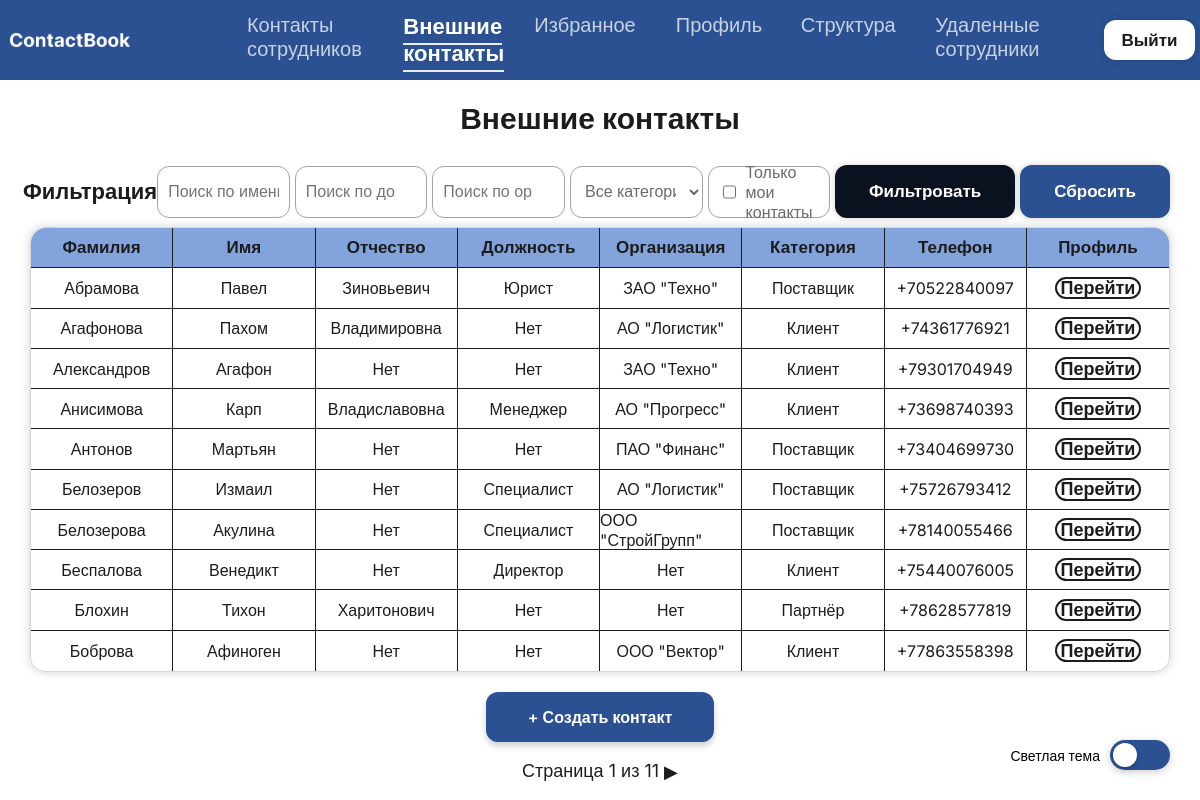
Screenshot of /contacts/ (signed in) with the database file from the repository.
### ContactBook/models.py (models this page shows, shortened)
class Contact(models.Model):
    last_name = models.CharField(max_length=50, verbose_name='Фамилия')
    first_name = models.CharField(max_length=50, verbose_name='Имя')
    middle_name = models.CharField(max_length=50, blank=True, null=True, verbose_name='Отчество')
    phone = models.CharField(max_length=20, unique=True, verbose_name='Телефон')
    email = models.CharField(max_length=150, unique=True, blank=True, null=True, verbose_name='Почта')
    organization = models.CharField(max_length=100, blank=True, null=True, verbose_name='Организация')
    position = models.CharField(max_length=100, blank=True, null=True, verbose_name='Должность')
    category = models.CharField(max_length=20, choices=[('client', 'Клиент'), ('partner', 'Партнёр'), ('supplier', 'Поставщик'), ('other', 'Другое')], default='client', verbose_name='Категория')
    owner = models.ForeignKey(User, on_delete=models.CASCADE, verbose_name='Ответственный')
    class Meta:
        verbose_name = 'Внешний контакт'
        verbose_name_plural = 'Внешние контакты'
        ordering = ['last_name', 'first_name']

### ContactBook/views.py (the view, shortened to what this page needs)
# urls.py: path('contacts/', views.contact_list, name='contact_list'),
@login_required
def contact_list(request):
    is_admin_user = is_admin(request.user)
    qs = Contact.objects.all()
    mine_only = request.GET.get('mine_only') == 'on'
    if mine_only:
        qs = qs.filter(owner=request.user)
    owner_id = request.GET.get('owner_id')
    if owner_id and owner_id.isdigit():
        qs = qs.filter(owner_id=owner_id)
    search = request.GET.get('search', '').strip()
    position = request.GET.get('position', '').strip()
    org = request.GET.get('organization', '').strip()
    category = request.GET.get('category', '').strip()
    if position:
        qs = qs.filter(position__iregex=rf'{re.escape(position)}')
    if org:
        qs = qs.filter(organization__iregex=rf'{re.escape(org)}')
    if category:
        qs = qs.filter(category=category)
    qs = qs.order_by('last_name')
    paginator = Paginator(qs, 10)
    page_obj = paginator.get_page(request.GET.get('page'))
    owner_name = None
    organizations = Contact.objects.exclude(
        organization__isnull=True
    ).exclude(
        organization=''
    ).values_list('organization', flat=True).distinct().order_by('organization')
    positions = Contact.objects.exclude(
        position__isnull = True
    ).exclude(
        position=''
    ).values_list('position', flat=True).distinct().order_by('position')
    return render(request, 'contactbook/contact_list.html', {
        'page_obj': page_obj,
        'search': search,
        'position': position,
        'organization': org,
        'category': category,
        'mine_only': mine_only,
        'categories': [('client', 'Клиент'), ('partner', 'Партнёр'), ('supplier', 'Поставщик'), ('other', 'Другое')],
        'is_admin': is_admin_user,
        'organizations': organizations,
        'positions': positions,
        'owner_id': owner_id,
        'owner_name': owner_name,
    })

### ContactBook/views.py (called while the page is built)
def is_admin(user):
    return user.is_authenticated and hasattr(user, 'employee_profile') and user.employee_profile.role == 'admin'

### ContactBook/templates/contactbook/contact_list.html (shortened to what this page needs)
{% extends "base.html" %}
{% block content %}
<h1>Внешние контакты</h1>
<div class="filter" id="filterBlock">
    <div class="zagolovok"><p>Фильтрация</p></div>
    <form method="get" class="elements-contact">
        <input type="text" name="search" value="{{ search }}" placeholder="Поиск по имени/фамилии">
        <input type="text" name="position" value="{{ position }}" placeholder="Поиск по должности" list="pos-list">
        <input type="text" name="organization" value="{{ organization }}" placeholder="Поиск по организации" list="org-list">
        <select name="category">
            <option value="">Все категории</option>
        </select>
        {% if not owner_id %}
        <label for="mine_only" class="mine-toggle">
            <input type="checkbox" name="mine_only" value="on" {% if mine_only %}checked{% endif %}>
            <p>Только мои контакты</p>
        </label>
        {% endif %}
        <button type="submit" class="btn btn-primary">Фильтровать</button>
        <a href="{% url 'contactbook:contact_list' %}{% if owner_id %}?owner_id={{ owner_id }}{% endif %}" class="btn btn-secondary">Сбросить</a>
    </form>
</div>
<div class="list">
    <table>
        <thead>
            <tr>
                <th>Фамилия</th>
                <th>Имя</th>
                <th>Отчество</th>
                <th>Должность</th>
                <th>Организация</th>
                <th>Категория</th>
                <th>Телефон</th>
                <th class="last-column">Профиль</th>
            </tr>
        </thead>
        <tbody>
            {% for contact in page_obj %}
            <tr>
                <td>{{ contact.last_name }}</td>
                <td>{{ contact.first_name }}</td>
                <td>{{ contact.middle_name|default:"Нет" }}</td>
                <td>{{ contact.position|default:"Нет" }}</td>
                <td>{{ contact.organization|default:"Нет" }}</td>
                <td>{{ contact.get_category_display|default:"Нет" }}</td>
                <td>{{ contact.phone }}</td>
                <td class="last-column"><a href="{% url 'contactbook:contact_detail' contact.pk %}">Перейти</a></td>
            </tr>
            {% empty %}
            <tr class="none"><td colspan="8" id="contact-none">Контакты не найдены</td></tr>
            {% endfor %}
        </tbody>
    </table>
</div>
<div class="create-contact">
    <button type="button" id="add-contact-btn" class="btn back-link">+ Создать контакт</button>
</div>
<div class="pagination">
    <p>Страница {{ page_obj.number }} из {{ page_obj.paginator.num_pages }}</p>
    {% if page_obj.has_next %}
        <a href="?page={{ page_obj.next_page_number }}&search={{ search|urlencode }}&position={{ position|urlencode }}&organization={{ organization|urlencode }}&category={{ category }}&mine_only={% if mine_only %}on{% endif %}">▶</a>
    {% endif %}
</div>
{% endblock %}

### ContactBook/static/css/responsive.css (style rules this page uses)
*, *::before, *::after { box-sizing: border-box; }
html, body { overflow-x: hidden; width: 100%; max-width: 100vw; margin: 0; padding: 0; }

### rows the page displays
Contact: last_name "Абрамова", first_name "Павел", middle_name "Зиновьевич", position "Юрист", organization "ЗАО \"Техно\"", category "Поставщик", phone "+70522840097"
Contact: last_name "Агафонова", first_name "Пахом", middle_name "Владимировна", position "Нет", organization "АО \"Логистик\"", category "Клиент", phone "+74361776921"
Contact: last_name "Александров", first_name "Агафон", middle_name "Нет", position "Нет", organization "ЗАО \"Техно\"", category "Клиент", phone "+79301704949"
Contact: last_name "Анисимова", first_name "Карп", middle_name "Владиславовна", position "Менеджер", organization "АО \"Прогресс\"", category "Клиент", phone "+73698740393"
Contact: last_name "Антонов", first_name "Мартьян", middle_name "Нет", position "Нет", organization "ПАО \"Финанс\"", category "Поставщик", phone "+73404699730"
Contact: last_name "Белозеров", first_name "Измаил", middle_name "Нет", position "Специалист", organization "АО \"Логистик\"", category "Поставщик", phone "+75726793412"
Contact: last_name "Белозерова", first_name "Акулина", middle_name "Нет", position "Специалист", organization "ООО \"СтройГрупп\"", category "Поставщик", phone "+78140055466"
Contact: last_name "Беспалова", first_name "Венедикт", middle_name "Нет", position "Директор", organization "Нет", category "Клиент", phone "+75440076005"
Contact: last_name "Блохин", first_name "Тихон", middle_name "Харитонович", position "Нет", organization "Нет", category "Партнёр", phone "+78628577819"
Contact: last_name "Боброва", first_name "Афиноген", middle_name "Нет", position "Нет", organization "ООО \"Вектор\"", category "Клиент", phone "+77863558398"

### other values shown
{{ page_obj.number }} "1"
{{ page_obj.paginator.num_pages }} "11"
